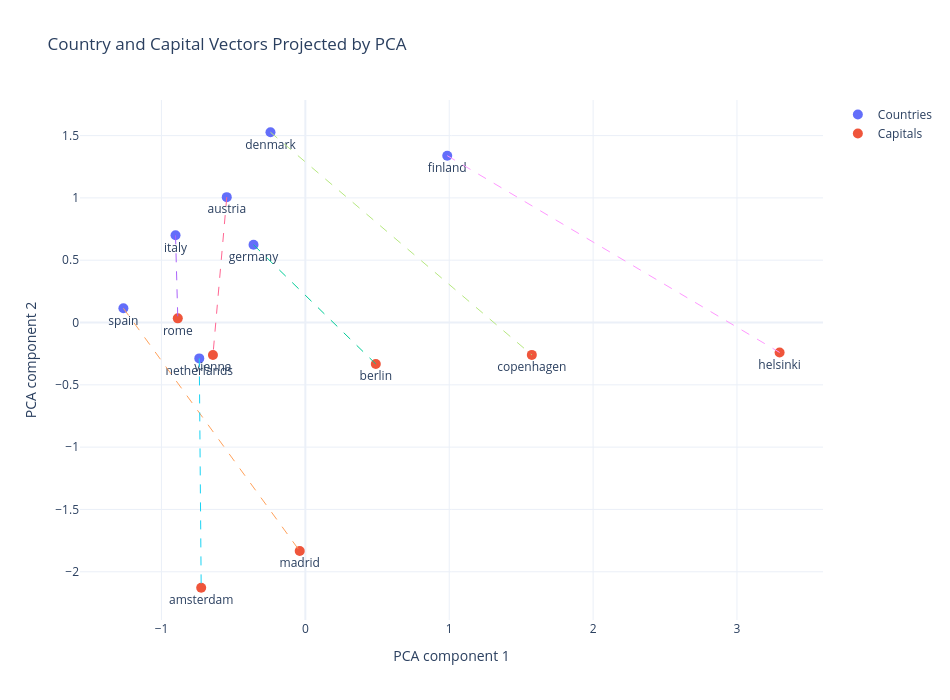

The code cell stored with this chart in its notebook:
### Code cell
from src.evaluation.intrinsic_evaluation.plot_capital_relationships import plot_capital_relationships

plot_capital_relationships(model)

### Figure 1 — Plotly figure (JSON) as saved in the notebook; plotly's stock layout.template omitted (floating-point values rounded to 4 significant figures)
{"data": [{"hovertemplate": "<b>%{text}</b><br>Type: country<br>x=%{x:.3f}<br>y=%{y:.3f}<extra></extra>", "marker": {"size": 10}, "mode": "markers+text", "name": "Countries", "text": ["germany", "italy", "spain", "netherlands", "austria", "denmark", "finland"], "textposition": "bottom center", "x": [-0.3603, -0.9024, -1.265, -0.7373, -0.5463, -0.2425, 0.9862], "y": [0.6239, 0.6999, 0.1144, -0.288, 1.006, 1.527, 1.339], "type": "scatter"}, {"hovertemplate": "<b>%{text}</b><br>Type: capital<br>x=%{x:.3f}<br>y=%{y:.3f}<extra></extra>", "marker": {"size": 10}, "mode": "markers+text", "name": "Capitals", "text": ["berlin", "rome", "madrid", "amsterdam", "vienna", "copenhagen", "helsinki"], "textposition": "bottom center", "x": [0.4896, -0.8867, -0.03923, -0.724, -0.6425, 1.574, 3.296], "y": [-0.3328, 0.03344, -1.833, -2.128, -0.2611, -0.2596, -0.24], "type": "scatter"}, {"hoverinfo": "skip", "line": {"dash": "dash", "width": 1}, "mode": "lines", "showlegend": false, "x": [-0.3603, 0.4896], "y": [0.6239, -0.3328], "type": "scatter"}, {"hoverinfo": "skip", "line": {"dash": "dash", "width": 1}, "mode": "lines", "showlegend": false, "x": [-0.9024, -0.8867], "y": [0.6999, 0.03344], "type": "scatter"}, {"hoverinfo": "skip", "line": {"dash": "dash", "width": 1}, "mode": "lines", "showlegend": false, "x": [-1.265, -0.03923], "y": [0.1144, -1.833], "type": "scatter"}, {"hoverinfo": "skip", "line": {"dash": "dash", "width": 1}, "mode": "lines", "showlegend": false, "x": [-0.7373, -0.724], "y": [-0.288, -2.128], "type": "scatter"}, {"hoverinfo": "skip", "line": {"dash": "dash", "width": 1}, "mode": "lines", "showlegend": false, "x": [-0.5463, -0.6425], "y": [1.006, -0.2611], "type": "scatter"}, {"hoverinfo": "skip", "line": {"dash": "dash", "width": 1}, "mode": "lines", "showlegend": false, "x": [-0.2425, 1.574], "y": [1.527, -0.2596], "type": "scatter"}, {"hoverinfo": "skip", "line": {"dash": "dash", "width": 1}, "mode": "lines", "showlegend": false, "x": [0.9862, 3.296], "y": [1.339, -0.24], "type": "scatter"}], "layout": {"title": {"text": "Country and Capital Vectors Projected by PCA"}, "xaxis": {"title": {"text": "PCA component 1"}}, "yaxis": {"title": {"text": "PCA component 2"}}, "width": 950, "height": 700}}
